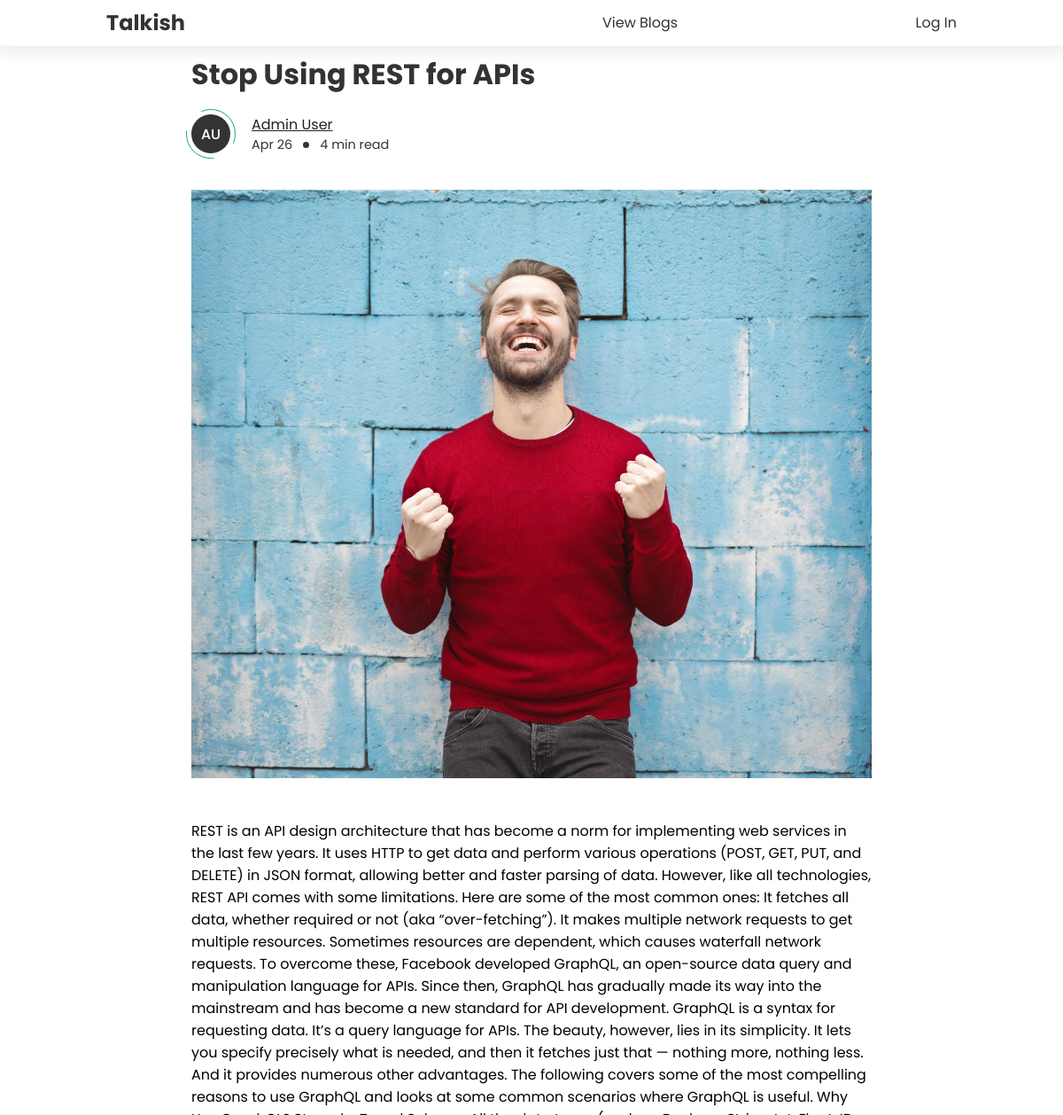
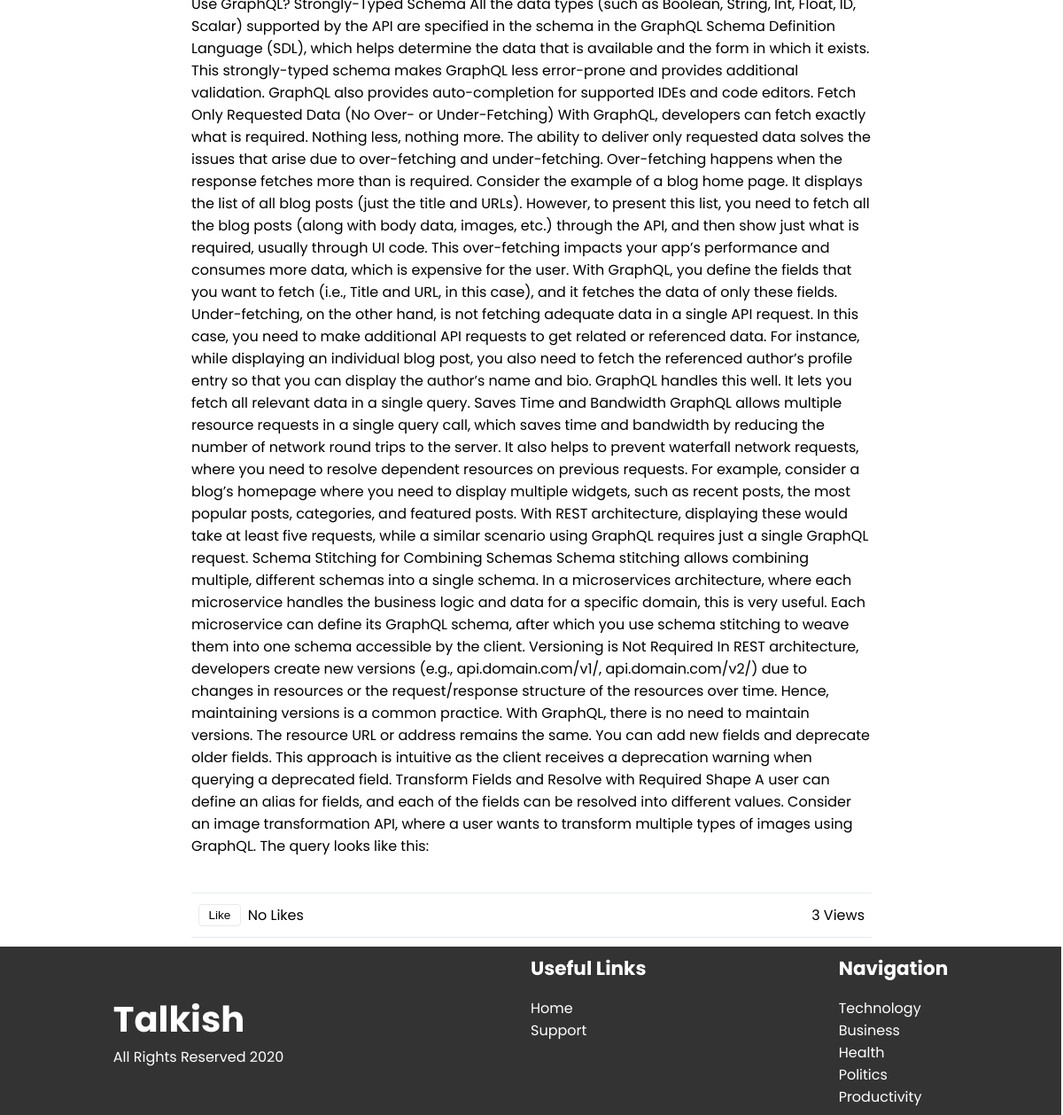
The page /blog.php?blog_id=20 on the database its author committed (2 pictures, top to bottom).
### tables this page shows
CREATE TABLE `blogs` (
  `id` bigint(50) NOT NULL,
  `title` varchar(150) NOT NULL,
  `category` varchar(50) NOT NULL,
  `readingTime` int(3) NOT NULL,
  `views` int(10) NOT NULL DEFAULT 0,
  `content` text NOT NULL,
  `thumbnail` varchar(200) NOT NULL,
  `published_at` timestamp NOT NULL DEFAULT current_timestamp(),
  `author_id` bigint(50) NOT NULL
);

CREATE TABLE `users` (
  `id` int(50) NOT NULL,
  `firstName` varchar(30) NOT NULL,
  `lastName` varchar(30) NOT NULL,
  `email` varchar(50) NOT NULL,
  `role` varchar(20) NOT NULL DEFAULT 'user',
  `password` varchar(100) NOT NULL
);

### blog.php (the view, shortened to what this page needs)
<?php
include_once('./layout/navbar.php');
$data = null;
if (isset($_GET['blog_id'])) {
  $blog_id = $_GET['blog_id'];
  $sql = "SELECT blogs.*, users.firstName, users.lastName FROM blogs INNER JOIN users ON blogs.author_id = users.id WHERE blogs.id = '$blog_id'";
  $result = mysqli_query($conn, $sql);
  $data = mysqli_fetch_assoc($result);
}
function blog_likes($blog_id, $conn)
{
  $sql = "SELECT COUNT(*) FROM likes WHERE blog_id = '$blog_id'";
  if ($result = mysqli_query($conn, $sql)) {
    $data = mysqli_fetch_assoc($result)['COUNT(*)'];
    if (!$data)
      return "No Likes";
  }
  return;
}
function isLiked($user_id, $blog_id, $conn)
{
  $sql = "SELECT * FROM likes WHERE blog_id = '$blog_id' AND user_id = '$user_id'";
  if ($result = mysqli_query($conn, $sql))
    if (mysqli_num_rows($result))
      return true;
  return false;
}
?>
<div id="blog__container">
  <h1><?php echo $data['title']; ?></h1>
  <div class="authorInfo__container">
    <div class="circle__container">
      <div class="wrapper__1"></div>
      <div class="wrapper__2"></div>
      <div class="wrapper__3"></div>
      <span><?php echo substr($data['firstName'], 0, 1) . substr($data['lastName'], 0, 1) ?></span>
    </div>
    <div class="right__col">
      <div class="top__row">
        <a class="author__name" href="/author/profile.php?author_id=<?php echo $data['author_id']; ?>">
          <?php echo $data['firstName'] . " " . $data['lastName'] ?>
        </a>
      </div>
      <div class="bottom__row">
        <span><?php echo date("M j", strtotime($data["published_at"])) ?></span>
        <div></div>
        <span><?php echo $data['readingTime'] ?> min read</span>
      </div>
    </div>
  </div>
  <div class="thumbnail__wrapper">
    <?php echo "<img src='" . substr($data['thumbnail'], 1) . "'/>" ?>
  </div>
  <div class="content__container">
    <p><?php echo $data['content']; ?></p>
  </div>
  <div class="blog__footer">
    <div class="like__wrapper">
      <?php if (!isLiked($author_id, $data['id'], $conn)) : ?>
        <button onclick="like_blog_func(<?php echo $data['id'] . ', ' . $author_id; ?>)">Like</button>
      <?php else : ?>
        <button onclick="remove_like_blog_func(<?php echo $data['id'] . ', ' . $author_id; ?>)">Liked</button>
      <?php endif ?>
      <p>
        <?php echo blog_likes($data['id'], $conn) ?>
      </p>
    </div>
    <p><?php echo $data['views']; ?> Views</p>
  </div>
</div>
<?php
include_once("./layout/footer.php");
?>

### scss/index.css (style rules this page uses)
#blog__container { width: 80%; margin: 0 auto; }
#blog__container h1 { margin-bottom: 2.5vh; color: #333; }
#blog__container .authorInfo__container { display: -webkit-box; display: -ms-flexbox; display: flex; -webkit-box-orient: horizontal; -webkit-box-direction: normal; -ms-flex-direction: row; flex-direction: row; -webkit-box-align: center; -ms-flex-align: center; align-items: center; margin-bottom: 5vh; }
#blog__container .authorInfo__container .circle__container { background-color: #333; border-radius: 50%; display: -webkit-box; display: -ms-flexbox; display: flex; -webkit-box-pack: center; -ms-flex-pack: center; justify-content: center; -webkit-box-align: center; -ms-flex-align: center; align-items: center; width: 2.75rem; height: 2.75rem; margin-right: 1.5rem; position: relative; }
#blog__container .authorInfo__container .circle__container .wrapper__1 { position: absolute; bottom: -0.2rem; right: -0.2rem; z-index: -1; width: 3.15rem; height: 3.15rem; background-color: #fff; border-radius: 50%; }
#blog__container .authorInfo__container .circle__container .wrapper__2 { position: absolute; bottom: -0.375rem; right: -0.35rem; z-index: -2; width: 3.35rem; height: 3.35rem; background-color: transparent; border: 1px solid #22a45a; border-radius: 50%; }
#blog__container .authorInfo__container .circle__container .wrapper__3 { position: absolute; bottom: calc((3.35rem - 1.675rem - 0.7rem) / 2); right: -0.35rem; z-index: -2; width: 4rem; height: 1.675rem; background-color: #fff; -webkit-transform: rotateZ(45deg); transform: rotateZ(45deg); }
#blog__container .authorInfo__container .circle__container span { color: #fff; font-weight: 500; }
#blog__container .authorInfo__container .right__col { display: -webkit-box; display: -ms-flexbox; display: flex; -webkit-box-orient: vertical; -webkit-box-direction: normal; -ms-flex-direction: column; flex-direction: column; }
#blog__container .authorInfo__container .right__col .top__row .author__name { color: #212121; }
#blog__container .authorInfo__container .right__col .bottom__row { display: -webkit-box; display: -ms-flexbox; display: flex; -webkit-box-orient: horizontal; -webkit-box-direction: normal; -ms-flex-direction: row; flex-direction: row; -webkit-box-align: center; -ms-flex-align: center; align-items: center; }
#blog__container .authorInfo__container .right__col .bottom__row span { color: #333; font-size: 0.9rem; font-weight: 400; }
#blog__container .authorInfo__container .right__col .bottom__row div { margin: 0 0.75rem; background-color: #333; border-radius: 100%; width: 0.45rem; height: 0.45rem; }
#blog__container .thumbnail__wrapper { width: 100%; height: auto; margin-bottom: 5vh; }
#blog__container .thumbnail__wrapper img { height: auto; width: 100%; -o-object-fit: cover; object-fit: cover; }
#blog__container .content__container { margin-bottom: 5vh; }
#blog__container .blog__footer { display: -webkit-box; display: -ms-flexbox; display: flex; -webkit-box-orient: horizontal; -webkit-box-direction: normal; -ms-flex-direction: row; flex-direction: row; -webkit-box-pack: justify; -ms-flex-pack: justify; justify-content: space-between; border-bottom: 1px solid #e7eaed; border-top: 1px solid #e7eaed; -webkit-box-sizing: border-box; box-sizing: border-box; padding: 0.75rem 0.5rem; }
#blog__container .blog__footer .like__wrapper { display: -webkit-box; display: -ms-flexbox; display: flex; -webkit-box-orient: horizontal; -webkit-box-direction: normal; -ms-flex-direction: row; flex-direction: row; -webkit-box-align: center; -ms-flex-align: center; align-items: center; }
#blog__container .blog__footer .like__wrapper button { margin-right: 0.5rem; padding: 0.25rem 0.65rem; font-size: 0.85rem; border: 1px solid #e7eaed; border-radius: 4px; background-color: #fff; }
* { margin: 0; padding: 0; }
body { min-height: 100vh; position: relative; width: 80%; margin: 0 auto; font-family: "Poppins", sans-serif; -webkit-box-sizing: border-box; box-sizing: border-box; padding-top: 7.5vh; padding-bottom: 25vh; }

### rows shown on the page
blogs: title "Stop Using REST for APIs", author.firstName "A", author.lastName "U", author.firstName "Admin", author.lastName "User", published_at "Apr 26", readingTime "4", thumbnail (picture), content "REST is an API design architecture that has become a norm for implementing web services in the last few years. It uses HTTP to get data and perform various operations (POST, GET, PUT, and DELETE) in JSON format, allowing better and faster parsing of data. However, like all technologies, REST API comes with some limitations. Here are some of the most common ones: It fetches all data, whether required or not (aka “over-fetching”). It makes multiple network requests to get multiple resources. Sometimes resources are dependent, which causes waterfall network requests. To overcome these, Facebook developed GraphQL, an open-source data query and manipulation language for APIs. Since then, GraphQL…", views "3"

### other values the page prints
blog_likes($data['id'], $conn) "No Likes"
